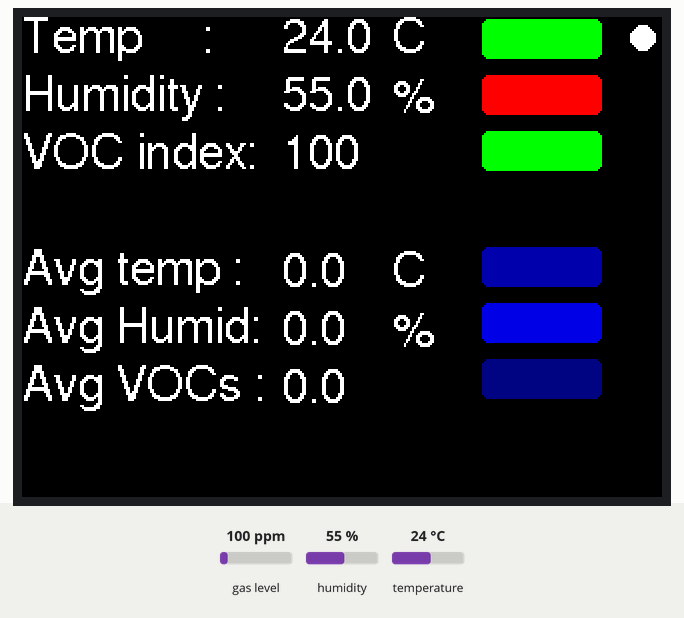
Recording of a sketch running on a simulated Arduino Uno, built with avr-gcc and run on an emulated ATmega328P. Parts: 320×240 colour display. Inputs (shaded band) come from the test bench; at power-on: gas level 100 ppm, humidity 55 %, temperature 24 °C. What the sketch prints to the serial monitor is not drawn.

Above: at 2.3 s.
2.4 s: gas level set to 250 ppm
At 4.0 s:
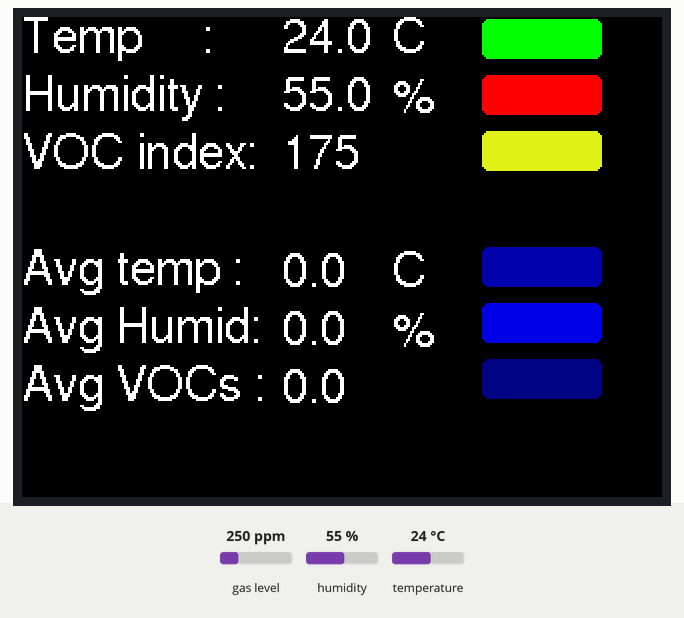
8.6 s: humidity set to 51 %
At 10.9 s:
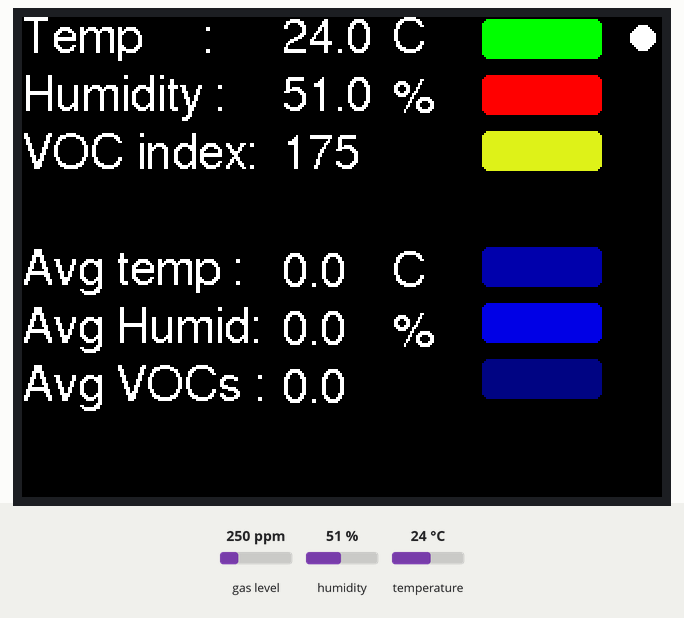
13.3 s: humidity set to 48 %
At 14.2 s:
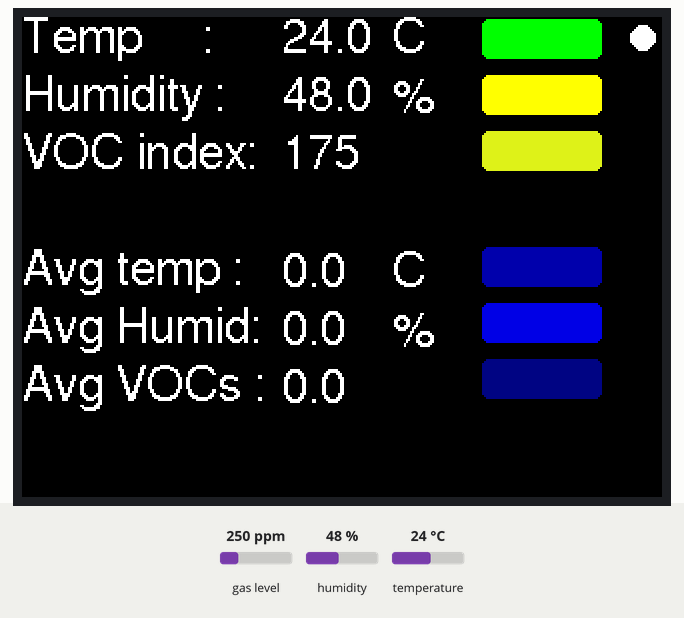
19.5 s: temperature set to 12 °C
At 21.0 s:
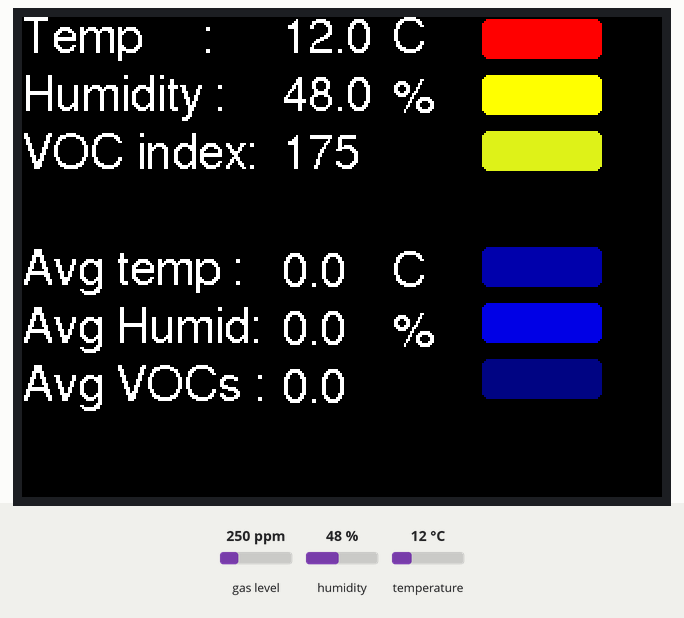
23.9 s: gas level set to 20 ppm
At 25.5 s:
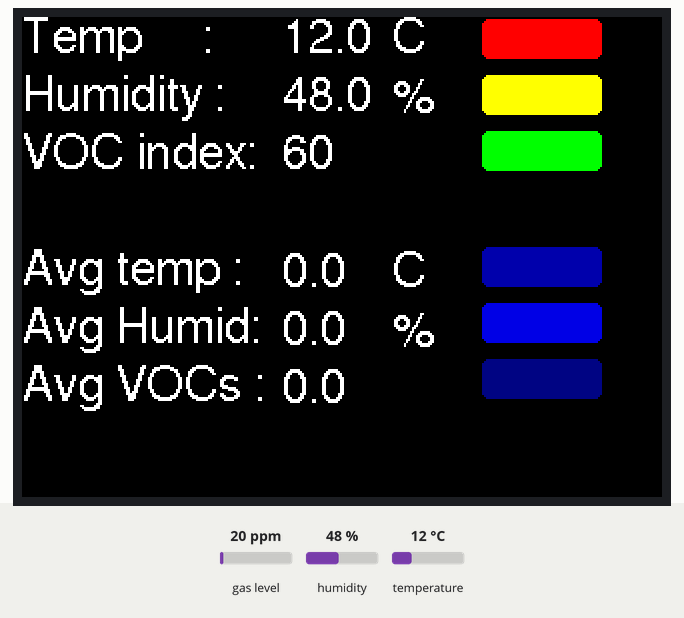
Timing chart, 0 to 27.0 s (numbered marks = the images above; inputs shaded):
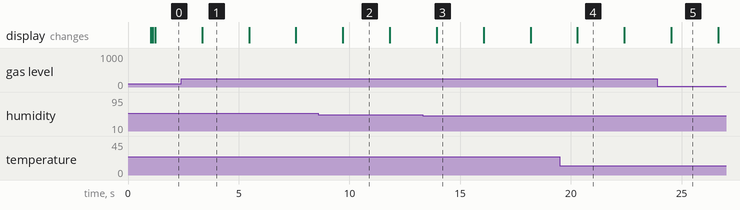

The sketch:

AirSensor.ino
```cpp
#include "Adafruit_Sensor.h"
#include "Adafruit_AM2320.h"
#include "Adafruit_SGP40.h"
#include <Adafruit_GFX.h>    // Core graphics library
#include <Adafruit_ST7789.h> // Hardware-specific library for ST7789
#include <SPI.h>

#include <Fonts/FreeSans12pt7b.h>
#include <Fonts/FreeSansBold12pt7b.h>

  // For the breakout board, you can use any 2 or 3 pins.
  // These pins will also work for the 1.8" TFT shield.
#define TFT_CS        10
#define TFT_RST        9 // Or set to -1 and connect to Arduino RESET pin
#define TFT_DC         8

// Color definitions
#define BLACK    0x0000
#define BLUE     0x001F
#define RED      0xF800
#define GREEN    0x07E0
#define CYAN     0x07FF
#define MAGENTA  0xF81F
#define YELLOW   0xFFE0
#define WHITE    0xFFFF
#define GREY     0x8C51

// 55, 80
GFXcanvas1 canvas(55, 80);

Adafruit_AM2320 am2320 = Adafruit_AM2320();
Adafruit_SGP40 sgp;

// For 1.14", 1.3", 1.54", 1.69", and 2.0" TFT with ST7789:
Adafruit_ST7789 tft = Adafruit_ST7789(TFT_CS, TFT_DC, TFT_RST);

// SGP40 vars
uint16_t sgpRaw;
int32_t vocIndex;

// am2320 vars
float temp;
float humid;

bool updateDot = false;

uint16_t lastTempStatus = 0;
uint16_t lastHumiStatus = 0;
uint16_t lastVocsStatus = 0;

float tempArr[4];
float humidArr[4];
float vocsArr[4];

// Index tracking for 1 hour arrays
int pc = 0;
int inArr = 0;

float avgTemp;
float avgHumid;
float avgVocs;

uint16_t currentTempStatus;
uint16_t currentHumiStatus;
uint16_t currentVocsStatus;

float lastavgTemp = 0;
float lastavgHumid = 0;
float lastavgVocs = 0;


void getStatus(float t, float h, int v) {
  // status dots: checking their new values
  // temp limits: Y 21 - 23, G 23 - 28, Y 28-30
  if(t >= 23 && t <= 28) {
    currentTempStatus = GREEN;
  } else if((t > 21 && t < 23) || (t > 28 && t < 30)) {
    currentTempStatus = YELLOW;
  } else {
    currentTempStatus = RED;
  }

  // humid limits G 0 - 35, Y 35 - 50
  if(h <= 35) {
    currentHumiStatus = GREEN;
  } else if(h < 50) {
    currentHumiStatus = YELLOW;
  } else {
    currentHumiStatus = RED;
  }

  // VOC range: step = 100 G => GY => Y => Orange => R
  if(v <= 100) {
    currentVocsStatus = GREEN;
  } else if(v <= 200) {
    currentVocsStatus = 0xDF83;
  } else if(v <= 300) {
    currentVocsStatus = YELLOW;
  } else if(v <= 400) {
    currentVocsStatus = 0xFC20;
  } else {
    currentVocsStatus = RED;
  }
}


// If the status dots changes colour, update them
void updateStatus(float lt, float lh, int lv, int xRec, int yRec, uint16_t ct, uint16_t ch, uint16_t cv) {
  if(ct != lt) {
    // tft.fillCircle(xRec, 10, 8, ct);
    tft.fillRoundRect(xRec, yRec, 60, 20, 3, ct);
  }
  if(ch != lh) {
    //tft.fillCircle(xRec, 60, 8, ch);
    tft.fillRoundRect(xRec, yRec + 28, 60, 20, 3, ch);
  }
  if(cv != lv) {
    //tft.fillCircle(xRec, 70, 8, cv);
    tft.fillRoundRect(xRec, yRec + 56, 60, 20, 3, cv);
  }
}


void updateScreen() {

  // reading values
  canvas.fillScreen(BLACK);
  canvas.setCursor(0, 17);
  canvas.println(temp, 1);
  canvas.println(humid, 1);
  canvas.println(vocIndex);
  tft.drawBitmap(130, 0, canvas.getBuffer(), canvas.width(), canvas.height(), WHITE, BLACK);

  // update dot (pulse to show sensors are still refreshing)
  if(updateDot) {
    tft.fillCircle(310, 10, 6, BLACK);
    updateDot = false;
  } else {
    tft.fillCircle(310, 10, 6, WHITE);
    updateDot = true;
  }

  getStatus(temp, humid, vocIndex);
  updateStatus(lastTempStatus, lastHumiStatus, lastVocsStatus, 230, 1, currentTempStatus, currentHumiStatus, currentVocsStatus);

  // Cycle counter, check for 15 minutes average sampling time
  pc += 1;
  if(pc >= 450) {
    tempArr[inArr] = temp;
    humidArr[inArr] = humid;
    vocsArr[inArr] = vocIndex;
    inArr += 1;
    pc = 0;

    // update hour average
    avgTemp = (tempArr[0] + tempArr[1] + tempArr[2] + tempArr[3])/4;
    avgHumid = (humidArr[0] + humidArr[1] + humidArr[2] + humidArr[3])/4;
    avgVocs = (vocsArr[0] + vocsArr[1] + vocsArr[2] + vocsArr[3])/4;

    canvas.fillScreen(BLACK);
    canvas.setCursor(0, 17);
    canvas.println(avgTemp, 1);
    canvas.println(avgHumid, 1);
    canvas.println(avgVocs, 1);
    tft.drawBitmap(130, 117, canvas.getBuffer(), canvas.width(), canvas.height(), WHITE, BLACK);

    getStatus(avgTemp, avgHumid, avgVocs);
    updateStatus(lastavgTemp, lastavgHumid, lastavgVocs, 230, 115, currentTempStatus, currentHumiStatus, currentVocsStatus);

    lastavgTemp = avgTemp;
    lastavgHumid = avgHumid;
    lastavgVocs = avgVocs;

    // reset "average" arrays index
    if(inArr >= 4) {
      inArr = 0;
    }
  }
}


void setup() {
  Serial.begin(115200);

  tft.init(240, 320);  // init ST7789 2.0" 320x240 TFT
  tft.setRotation(3);  // set display rotation

  // screen setup
  tft.fillScreen(BLACK);
  tft.setCursor(0, 10);
  tft.setTextColor(WHITE);
  tft.setTextSize(1);
  tft.setFont(&FreeSans12pt7b);

  while (!Serial) {
    Serial.print("Serial not connected");
    tft.println("Serial not connected, retrying in 1 second");
    delay(1000); // hang out until serial port opens
  }

  // start am2320 temp+humid sensor
  if (! am2320.begin()){
    Serial.println("am2320 sensor not found :(");
    tft.setTextColor(RED);
    tft.println("am2320 sensor not found :(");
    while (! am2320.begin()) {
      Serial.println("Retrying to connect am2320");
      tft.println("Retrying to connect am2320");
      delay(2000);
    }
  }
  tft.setTextColor(GREEN);
  Serial.println("am2320 started");
  tft.println("am2320 started");

  // start sgp40 VOC sensor
  if (! sgp.begin()){
    tft.setTextColor(RED);
    Serial.println("SGP40 sensor not found :(");
    tft.println("SGP40 sensor not found :(");
    while (! sgp.begin()) {
      Serial.println("Retrying to connect SGP40");
      tft.println("Retrying to connect SGP40");
      delay(2000);
    }
  }
  tft.setTextColor(GREEN);
  Serial.println("SGP40 started");
  tft.println("SGP40 started");

  delay(700);
  tft.fillScreen(BLACK);
  tft.setTextColor(WHITE);

  canvas.setFont(&FreeSans12pt7b);
  canvas.setTextWrap(false);

  // set texts
  tft.setCursor(0, 17);
  tft.println("Temp     : ");
  tft.println("Humidity : ");
  tft.println("VOC index: ");
  tft.print("\n");
  tft.println("Avg temp : ");
  tft.println("Avg Humid: ");
  tft.println("Avg VOCs : ");

  tft.setCursor(185, 17);
  tft.print("C");
  tft.setCursor(185, 47);
  tft.print("\%");

  // print average readings
  canvas.fillScreen(BLACK);
  canvas.setCursor(0, 17);
  canvas.println(avgTemp, 1);
  canvas.println(avgHumid, 1);
  canvas.println(avgVocs, 1);
  tft.drawBitmap(130, 117, canvas.getBuffer(), canvas.width(), canvas.height(), WHITE, BLACK);

  // display texts for avg readings
  tft.setCursor(185, 134);
  tft.print("C");
  tft.setCursor(185, 164);
  tft.print("\%");

  // Display status bars for avg readings
  getStatus(25, 30, 50);
  updateStatus(20, 29, 49, 230, 115, 21, 28, 48);
}


void loop() {
  temp  = am2320.readTemperature();
  humid = am2320.readHumidity();

  /*
   * Get VOC index
   * VOC index can directly indicate the condition of air quality. The larger the value, the worse the air quality
   *    0-100，  Excellent          , no need to ventilate
   *    100-200，Good               , no need to ventilate
   *    200-300，Lightly polluted   , ventilate suggested
   *    300-400，Moderately polluted, increase ventilate with clean air
   *    400-500, Heavily polluted   , Optimize ventilation
   * Return VOC index, range: 0-500
   */
  sgpRaw = sgp.measureRaw(temp, humid);
  vocIndex = sgp.measureVocIndex(temp, humid);
  Serial.print("temp: ");  Serial.print(temp);  Serial.print("\t\t");  Serial.print("humid: ");  Serial.print(humid);  Serial.print("\t\t");  Serial.print("vocs: ");  Serial.println(vocIndex);
  updateScreen();

  delay(2000);
}
```

Measured:
- the behaviour switches between 50 and 49 % on humidity (found by bisection; images 2 and 3)
- after the input at 2.4 s, the display: changes after 0.95 s (image 1)
- after the input at 8.6 s, the display: changes after 1.1 s (image 2)
- after the input at 13.3 s, the display: changes after 0.64 s (image 3)
- after the input at 19.5 s, the display: changes after 0.79 s (image 4)
- after the input at 23.9 s, the display: changes after 0.63 s (image 5)
- what the display in image 1 shows lasts 2.2 s, from 3.3 s to 5.5 s
